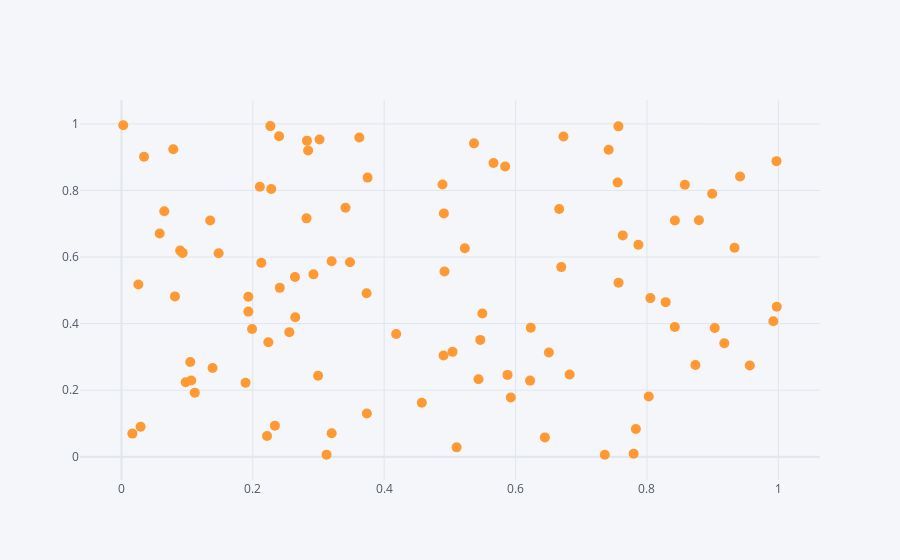

Here is the notebook cell this chart was saved with:
### Code cell
df.iplot(x = "A", y = "B", mode="markers", size = 10)
#  like scatter plot
